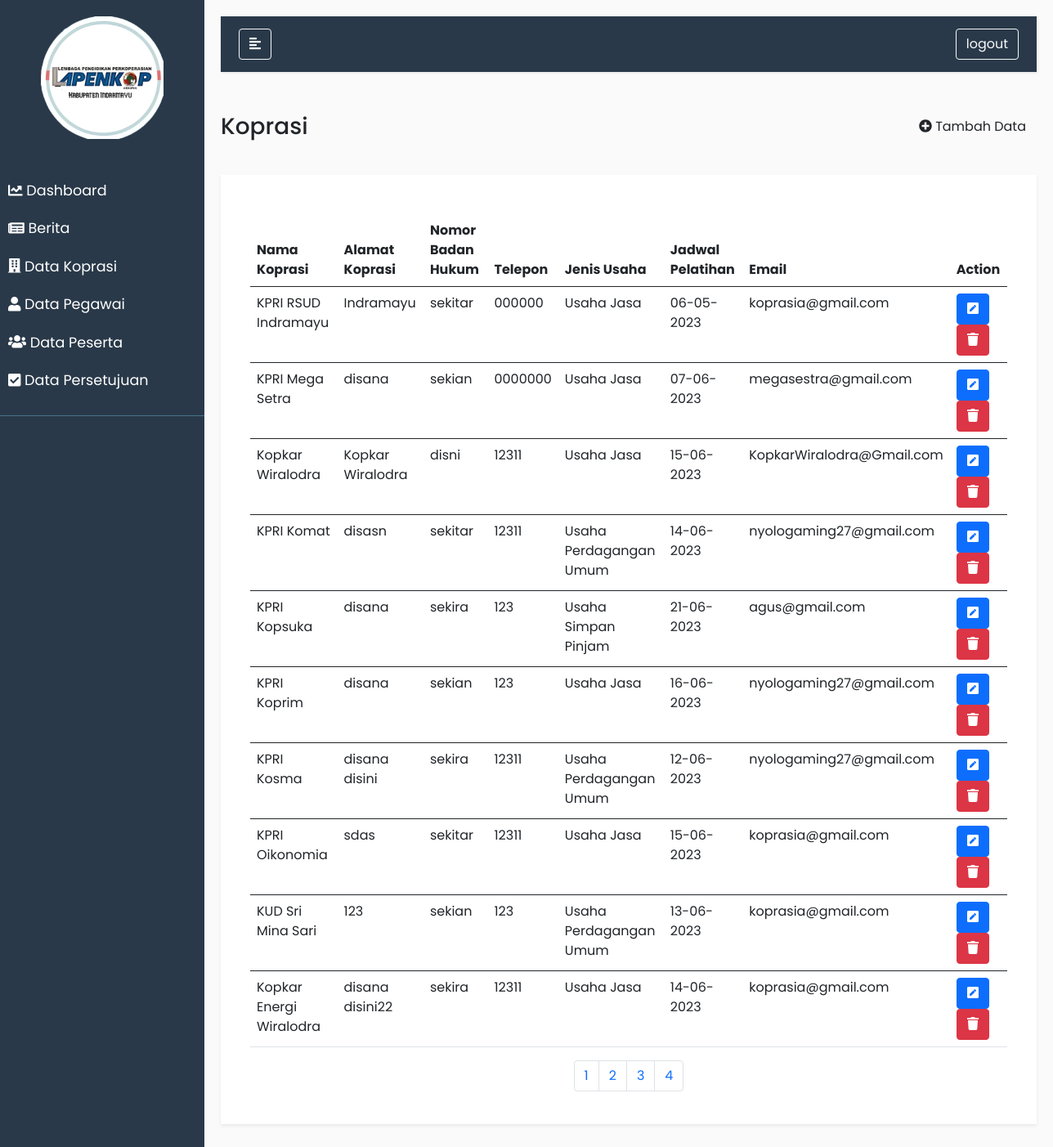
Page /main.php?module=koprasi on the committed database.
### tables this page shows
CREATE TABLE `tbl_koprasi` (
  `id_koprasi` int(50) NOT NULL,
  `nama_koprasi` varchar(50) NOT NULL,
  `alamat` varchar(50) NOT NULL,
  `badan_hukum` varchar(50) NOT NULL,
  `telepon` varchar(50) NOT NULL,
  `jenis_usaha` enum('Usaha Simpan Pinjam','Usaha Perdagangan Umum','Usaha Jasa') NOT NULL,
  `email` text NOT NULL,
  `jadwal_pelatihan` date NOT NULL
);

### views/koprasi/koprasi.php (the view, shortened to what this page needs)
<?php
$db = dbConnect();
if ($db->connect_errno == 0) {
  $jumlahItemPerHalaman = 10;
  $halamanSaatIni = isset($_GET['halaman']) ? $_GET['halaman'] : 1;
  $offset = ($halamanSaatIni - 1) * $jumlahItemPerHalaman;
  $queryTotalItem = "SELECT COUNT(*) as total FROM tbl_koprasi";
  $resultTotalItem = mysqli_query($db, $queryTotalItem);
  $rowTotalItem = mysqli_fetch_assoc($resultTotalItem);
  $totalItem = $rowTotalItem['total'];
  $totalHalaman = ceil($totalItem / $jumlahItemPerHalaman);
?>
  <div class="d-flex flex-column flex-lg-row mb-4">
    <div class="flex-grow-1 d-flex align-items-center">
      <h3>Koprasi</h3>
    </div>
    <div class="ms-5 ms-lg-0 pt-lg-2">
      <nav style="--bs-breadcrumb-divider: '>';" aria-label="breadcrumb">
        <ol class="breadcrumb">
          <div class="d-grid gap-2 d-md-flex justify-content-md-start">
            <a href="" target="_blank" class="btn btn-outline-brand" data-toggle="modal" data-target="#tambahdata"><i class="fas fa-plus-circle" &nbsp></i> Tambah Data</a>
          </div>
        </ol>
      </nav>
    </div>
  </div>
  <div class="bg-white rounded-4 shadow-sm p-4 mb-5">
    <br>
    <div class="container">
      <table class="table">
        <thead>
          <tr>
            <th scope="col">Nama Koprasi</th>
            <th scope="col">Alamat Koprasi</th>
            <th scope="col">Nomor Badan Hukum</th>
            <th scope="col">Telepon</th>
            <th scope="col">Jenis Usaha</th>
            <th scope="col">Jadwal Pelatihan</th>
            <th scope="col">Email</th>
            <th scope="col">Action</th>
          </tr>
        </thead>
        <tbody>
          <?php
          $sql = "SELECT * FROM tbl_koprasi LIMIT $offset, $jumlahItemPerHalaman";
          $res = $db->query($sql);
          if ($res) {
            $data = $res->fetch_row();
            do {
              list($id_koprasi, $nama_koprasi, $alamat, $badan_hukum, $telepon, $jenis_usaha, $email, $jadwal_pelatihan) = $data;
              $date = date_create($jadwal_pelatihan);
          ?>
              <tr>
                <td><?= $nama_koprasi ?></td>
                <td><?= $alamat ?></td>
                <td><?= $badan_hukum ?></td>
                <td><?= $telepon ?></td>
                <td><?= $jenis_usaha ?></td>
                <td><?= date_format($date, "d-m-Y") ?></td>
                <td><?= $email ?></td>
                <td>
                  <button type="button" class="btn btn-primary" data-bs-toggle="modal" data-bs-target="#edit<?= $id_koprasi ?>">
                    <i class="fas fa-pen-square"></i>
                  </button>
                  <button id="hapus-<?= $id_koprasi ?>" type="button" class="btn btn-danger" data-bs-toggle="modal" data-bs-target="#exampleModal<?= $id_koprasi ?>">
                    <i class="fas fa-trash"></i>
                  </button>
    </div>
    <div class="modal fade" id="edit<?= $id_koprasi ?>" tabindex="-1" aria-labelledby="exampleModalLabel" aria-hidden="true">
      <div class="modal-dialog">
        <div class="modal-content">
        <?php
            } while ($data = $res->fetch_row());
        ?>
        <div class="row">
          <nav aria-label="Page navigation example">
            <ul class="pagination justify-content-center">
              <?php for ($i = 1; $i <= $totalHalaman; $i++) { ?>
                <li class="page-item"><a class="page-link" href="?module=koprasi&halaman=<?php echo $i; ?>"><?php echo $i; ?></a></li>
              <?php } ?>
            </ul>
          </nav>
        </div>
        </div>
      </div>
    </div>
  </div>
<?php
          } else
            echo "<div style='color: white'>Gagal Eksekusi SQL" . (DEVELOPMENT ? " : " . $db->error : "") . "<br></div>";
        } else
          echo "<div style='color: white'>Gagal koneksi" . (DEVELOPMENT ? " : " . $db->connect_error : "") . "<br></div>";
?>

### style.css (style rules this page uses)
body { font-family: "Poppins", sans-serif; background: #fafafa; }
a, a:hover, a:focus { color: inherit; text-decoration: none; transition: all 0.3s; }

### rows in the picture
tbl_koprasi: nama_koprasi "KPRI RSUD Indramayu", alamat "Indramayu", badan_hukum "sekitar", telepon "000000", jenis_usaha "Usaha Jasa", jadwal_pelatihan "06-05-2023", email "koprasia@gmail.com"
tbl_koprasi: nama_koprasi "KPRI Mega Setra", alamat "disana", badan_hukum "sekian", telepon "0000000", jenis_usaha "Usaha Jasa", jadwal_pelatihan "07-06-2023", email "megasestra@gmail.com"
tbl_koprasi: nama_koprasi "Kopkar Wiralodra", alamat "Kopkar Wiralodra", badan_hukum "disni", telepon "12311", jenis_usaha "Usaha Jasa", jadwal_pelatihan "15-06-2023", email "KopkarWiralodra@Gmail.com"
tbl_koprasi: nama_koprasi "KPRI Komat", alamat "disasn", badan_hukum "sekitar", telepon "12311", jenis_usaha "Usaha Perdagangan Umum", jadwal_pelatihan "14-06-2023", email "nyologaming27@gmail.com"
tbl_koprasi: nama_koprasi "KPRI Kopsuka", alamat "disana", badan_hukum "sekira", telepon "123", jenis_usaha "Usaha Simpan Pinjam", jadwal_pelatihan "21-06-2023", email "agus@gmail.com"
tbl_koprasi: nama_koprasi "KPRI Koprim", alamat "disana", badan_hukum "sekian", telepon "123", jenis_usaha "Usaha Jasa", jadwal_pelatihan "16-06-2023", email "nyologaming27@gmail.com"
tbl_koprasi: nama_koprasi "KPRI Kosma", alamat "disana disini", badan_hukum "sekira", telepon "12311", jenis_usaha "Usaha Perdagangan Umum", jadwal_pelatihan "12-06-2023", email "nyologaming27@gmail.com"
tbl_koprasi: nama_koprasi "KPRI Oikonomia", alamat "sdas", badan_hukum "sekitar", telepon "12311", jenis_usaha "Usaha Jasa", jadwal_pelatihan "15-06-2023", email "koprasia@gmail.com"
tbl_koprasi: nama_koprasi "KUD Sri Mina Sari", alamat "123", badan_hukum "sekian", telepon "123", jenis_usaha "Usaha Perdagangan Umum", jadwal_pelatihan "13-06-2023", email "koprasia@gmail.com"
tbl_koprasi: nama_koprasi "Kopkar Energi Wiralodra", alamat "disana disini22", badan_hukum "sekira", telepon "12311", jenis_usaha "Usaha Jasa", jadwal_pelatihan "14-06-2023", email "koprasia@gmail.com"
